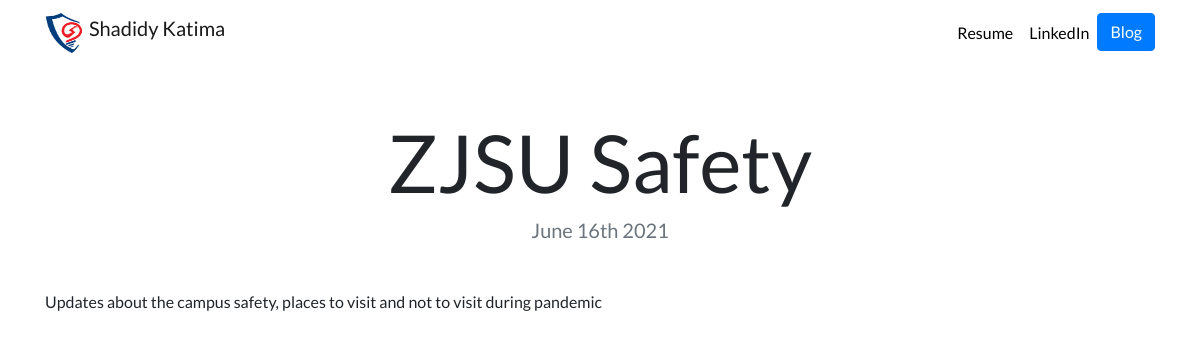
The app's page /blog/2/ with its own data.
### blog/models.py (models this page shows, shortened)
class Blog(models.Model):
	title = models.CharField(max_length = 250)
	description = models.TextField()
	date = models.DateField()

### blog/views.py (the view)
# urls.py: path('<int:blog_id>/', views.detail, name='detail'),
def detail(request,blog_id):
	blog = get_object_or_404(Blog, pk = blog_id)
	return render (request, 'blog/detail.html',{'blog':blog})

### blog/templates/blog/detail.html
{% extends "personal_portfolio/base.html" %}
{% load static %}
{% block content %}
<h1 class="text-center mt-5" id="blogdetailtitle">{{ blog.title }}</h1>
<h5 class="text-center text-muted mb-5">{{ blog.date|date:'F jS Y' }}</h5>
{{ blog.description|safe }}
{% endblock %}

### personal_portfolio/static/personal_portfolio/custom.css (style rules this page uses)
body { font-family: 'Lato', sans-serif; }
@media (min-width: 992px) { #blogdetailtitle { font-size: 5rem; } }

### records on screen
Blog: title "ZJSU Safety", date "June 16th 2021", description "Updates about the campus safety, places to visit and not to visit during pandemic"
